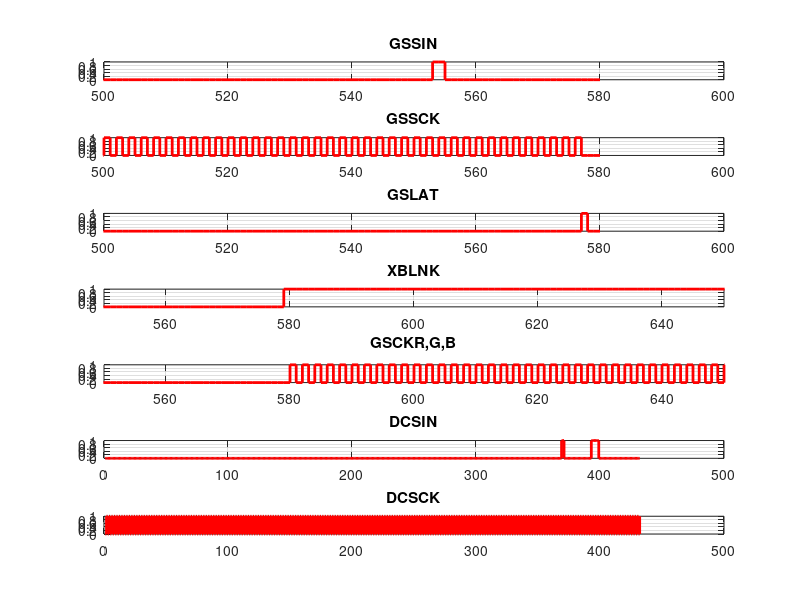

Write the MATLAB code that produced this figure.
%%
% Notes:
% I will use Timer1 on the ATMEGA 328 chip. This timer has 16-bit resolution.
% 1. The timer's prescaler is set to 8, which provides a 0.5 us timer period.
% 2. The timer is set to Clear Counter on Compare Match mode (CTC).
% 3. The compare conidition is 2000 ticks, at which point an interrupt is generated.
% 4. This interrupt updates the state of a set of digital outputs.
% 5. With the current settings a state update occurs every 1ms.
% 6. Clock signals (GSSCK, GSCKR\B\G, DCSK) must have twice the number of
% samples as their data signals (GSSIN, DCSIN).
% 7. The GSSCK signal must be delayed from the GSSIN signal by at least
% 50ns.


%% Parameters
NBitsCommonShiftRegister = 288;
NBitsDBFULAtch = 216;
GS_BitsPerLED = 12;
GS_NLEDPerGroup = 8;
GS_NColorGroups = 3;
DBFU_BitsDC = 161;
DBFU_BitsBC = 24;
DBFU_BitsFC = 7;
DBFU_BitsUD = 17;

ON_tick = [1 1];
one_tick = [1 0];
inv_one_tick = [0 1];
OFF_tick = [0 0];

%% GSSIN
% Will only drive one LED on with 50% duty cycle. Will use R0.
gssin = zeros(GS_BitsPerLED, GS_NLEDPerGroup * GS_NColorGroups); % Create a matrix with 12 x 24 values
gssin(:,24) = [1 0 0 0 0 0 0 0 0 0 0 0];
gssin = reshape(gssin, 1, GS_BitsPerLED  * GS_NLEDPerGroup * GS_NColorGroups);
gssin = [reshape(repmat(gssin,2,1),1,NBitsCommonShiftRegister * 2) OFF_tick OFF_tick];

%% GSSCK
gssck = [repmat(inv_one_tick,1,NBitsCommonShiftRegister) OFF_tick OFF_tick];

%% GSLAT
% 30 MHz max rate
% TH1
% TWH1 > 30 ns
% TSU2
OFF_Time = repmat(OFF_tick,1,NBitsCommonShiftRegister); 
gslat = [OFF_Time one_tick OFF_tick];

%% XBLNK
% TSU1 =  10 ns
% TSU2 = 150 ns
OFF_Time = repmat(OFF_tick,1,NBitsCommonShiftRegister);
XBLNK = [OFF_Time OFF_tick repmat(ON_tick,1,NBitsCommonShiftRegister) OFF_tick OFF_tick]; % 3 OFF_tick to pad. This makes it the same length as GSSCK.

%% GSCKR \ GSCKG \ GSCKB
% 33 MHz max rate
% TSU3 > 40 ns
OFF_Time = repmat(OFF_tick,1,NBitsCommonShiftRegister);
gsck = [OFF_Time OFF_tick 0 repmat(one_tick,1,NBitsCommonShiftRegister) OFF_tick OFF_tick];


%% DCSIN
BitsDC = zeros(1,168); % 7 bits per LED = 7 * 3 * 8
BitsBC = [zeros(1,8) zeros(1,8) [1 0 0 0 0 0 0 0]]; % Brightness control. See Table 10
BitsFC = [0 0 0 0 1 1 1]; % Function control. See Table 11 and 12
BitsUD = zeros(1,17); % User defined data latch. See page 32 and Table 13
dcsin = [BitsDC BitsBC BitsFC BitsUD];
dcsin = reshape(repmat(dcsin,2,1),1,NBitsDBFULAtch * 2);

%% DCSCK
dcsck = [repmat(inv_one_tick,1,NBitsDBFULAtch)];


%% Timing Diagrams
figure(201); clf
handles=zeros(1,7);
%
handles(1)=subplot(7,1,1);
stairs(gssin,'r', 'LineWidth', 2)
title('GSSIN')
grid

%
handles(2)=subplot(7,1,2);
stairs(gssck,'r', 'LineWidth', 2)
title('GSSCK')
grid

%
handles(3)=subplot(7,1,3);
stairs(gslat,'r', 'LineWidth', 2)
title('GSLAT')
grid

%
handles(4)=subplot(7,1,4);
stairs(XBLNK,'r', 'LineWidth', 2)
title('XBLNK')
grid

%
handles(5)=subplot(7,1,5);
stairs(gsck,'r', 'LineWidth', 2)
title('GSCKR,G,B')
grid

%
handles(6)=subplot(7,1,6);
stairs(dcsin,'r', 'LineWidth', 2)
% set(handles(ii),'XLim',[1 432])
title('DCSIN')
grid

%
handles(7)=subplot(7,1,7);
stairs(dcsck,'r', 'LineWidth', 2)
% set(handles(ii),'XLim',[500 600])
title('DCSCK')
grid

%
for ii=1:5
   set(handles(ii),'XLim',[500 600]) 
end

for ii=4:5
    set(handles(ii),'XLim',[1100 1180]) 
end

for ii=4:5
    set(handles(ii),'XLim',[550 650]) 
end
